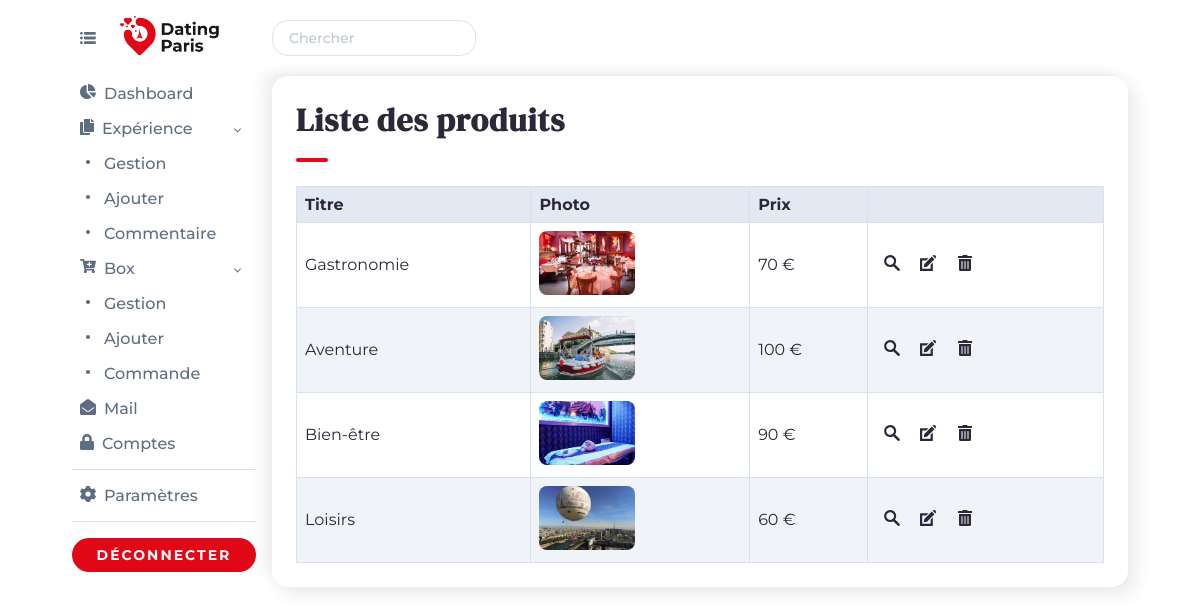
The app's page /admin/gestion-box (signed in) with its own data.
### tables this page shows
CREATE TABLE `produit` (
  `id_produit` int(11) NOT NULL,
  `titre` varchar(255) NOT NULL,
  `description` text NOT NULL,
  `photo` varchar(255) NOT NULL,
  `prix` float NOT NULL,
  `stock` int(11) NOT NULL
);

### admin/gestion-box.php (the view, shortened to what this page needs)
<?php
require_once("../include/init.php");
$pdo_statement = $pdo_object->prepare("SELECT * FROM produit");
$pdo_statement->execute();
require_once("../include/header-admin.php");
?>
                <div class="block_admin_davy">
                    <h1 class="h1_moyen_davy">Liste des produits</h1>
                    <hr class="anime_scroll_davy">
                    <div class="table_responsive_davy">
                        <table>
                            <thead>
                                <tr>
                                    <th>Titre</th>
                                    <th>Photo</th>
                                    <th>Prix</th>
                                    <th></th>
                                </tr>
                            </thead>
                            <tbody>
                                <?php if ($pdo_statement->rowCount() > 0) : ?>
                                <?php while ($produit_array = $pdo_statement->fetch(PDO::FETCH_ASSOC)) : ?>
                                <tr>
                                    <td><?= $produit_array['titre'] ?></td>
                                    <td><img src="<?= URL ?>/images/<?= $produit_array['photo'] ?>" class="image_admin_davy" alt="<?= $produit_array['photo'] ?>"></td>
                                    <td><?= $produit_array['prix'] ?> €</td>
                                    <td>
                                        <a href="<?= URL ?>/box=<?= $produit_array['id_produit'] ?>" title="Voir">
                                        </a>
                                        <a href="<?= URL ?>/admin/modifier-box?id=<?= $produit_array['id_produit'] ?>" title="Modifier">
                                        </a>
                                        <a href="<?= URL ?>/admin/gestion-box?supprimer=<?= $produit_array['id_produit'] ?>" onclick="return(confirm('Souhaitez-vous supprimer ?'))" title="Supprimer">
                                        </a>
                                    </td>
                                </tr>
                                <?php endwhile; ?>
                                <?php else : ?>
                                <tr>
                                    <td colspan="6" class="text_center_davy">Aucun produit</td>
                                </tr>
                                <?php endif; ?>
                            </tbody>
                        </table>
                    </div>
                </div>
<?php
require_once("../include/footer-admin.php");
?>

### include/css/style.css (style rules this page uses)
* { box-sizing: border-box; font-family: 'Montserrat', sans-serif; }
html { scroll-behavior: smooth; }
body { color: #2c2739; margin: 0; }
h1, h2 { font-family: 'DM Serif Display', serif; font-size: 48px; font-weight: 900; letter-spacing: 1px; line-height: 1.3em; margin: 0; }
.h1_moyen_davy, .h2_moyen_davy { font-size: 32px; font-weight: 700; }
p, a { font-size: 16px; }
a { color: #2c2739; text-decoration: none; cursor: pointer; font-weight: 700; }
hr { background: #E00A18; border: 0; height: 4px; width: 32px; margin: 16px 0px 24px 0px; border-radius: 32px; }
table { border-collapse: collapse; width: 100%; }
td, th { border: 1px solid #d8e2ef; text-align: left; padding: 8px; }
tr:nth-child(even) { background-color: #f0f4f9; }
th { background-color: #e2e9f3; }
.table_responsive_davy { width: 100%; overflow-x: auto; }

### include/css/style_admin.css (style rules this page uses)
.block_admin_davy { background: #ffffff; padding: 24px; border-radius: 16px; box-shadow: 8px 8px 16px rgba(59, 65, 94, 0.1), -8px -8px 16px rgba(0, 0, 0, 0.07); }
.image_admin_davy { height: 64px; border-radius: 8px; }
.icon_gestion_admin { min-width: 16px; max-width: 16px; max-height: 16px; margin: 8px; }

### records on screen
produit: titre "Gastronomie", photo (picture), prix "70"
produit: titre "Aventure", photo (picture), prix "100"
produit: titre "Bien-être", photo (picture), prix "90"
produit: titre "Loisirs", photo (picture), prix "60"
